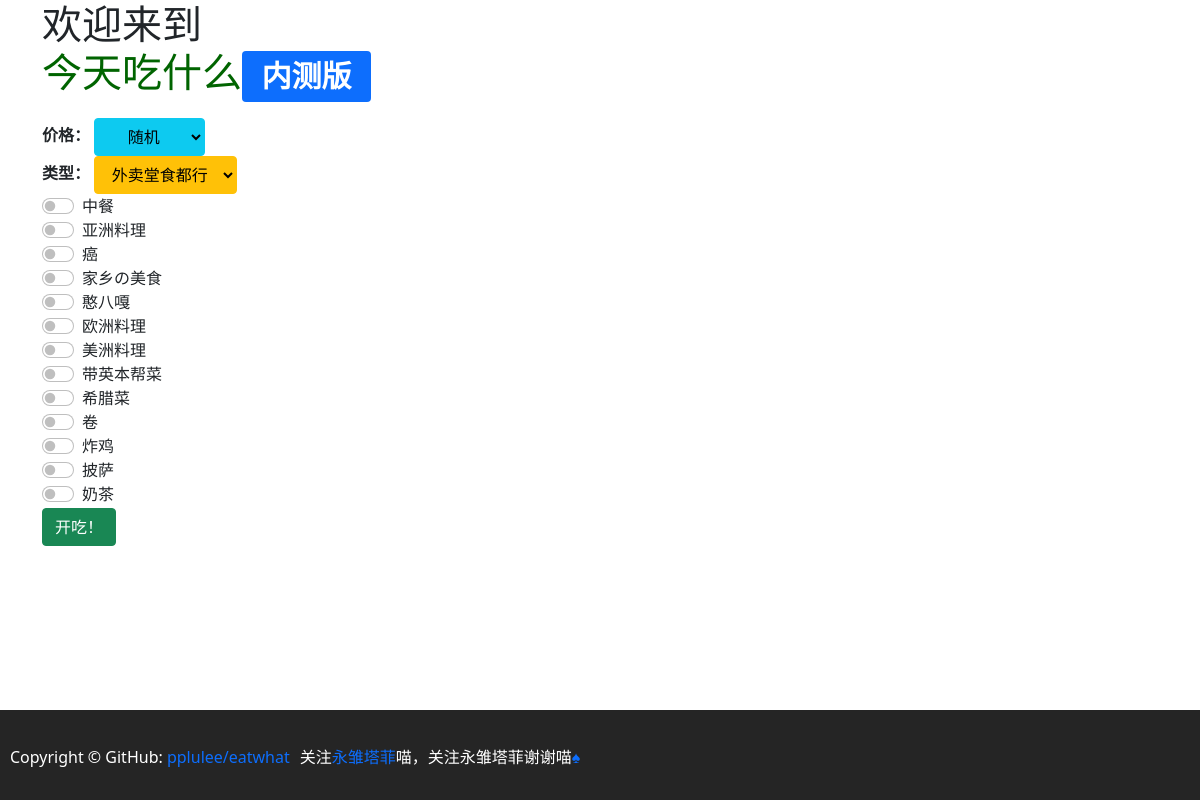
Before: / with the older database file.
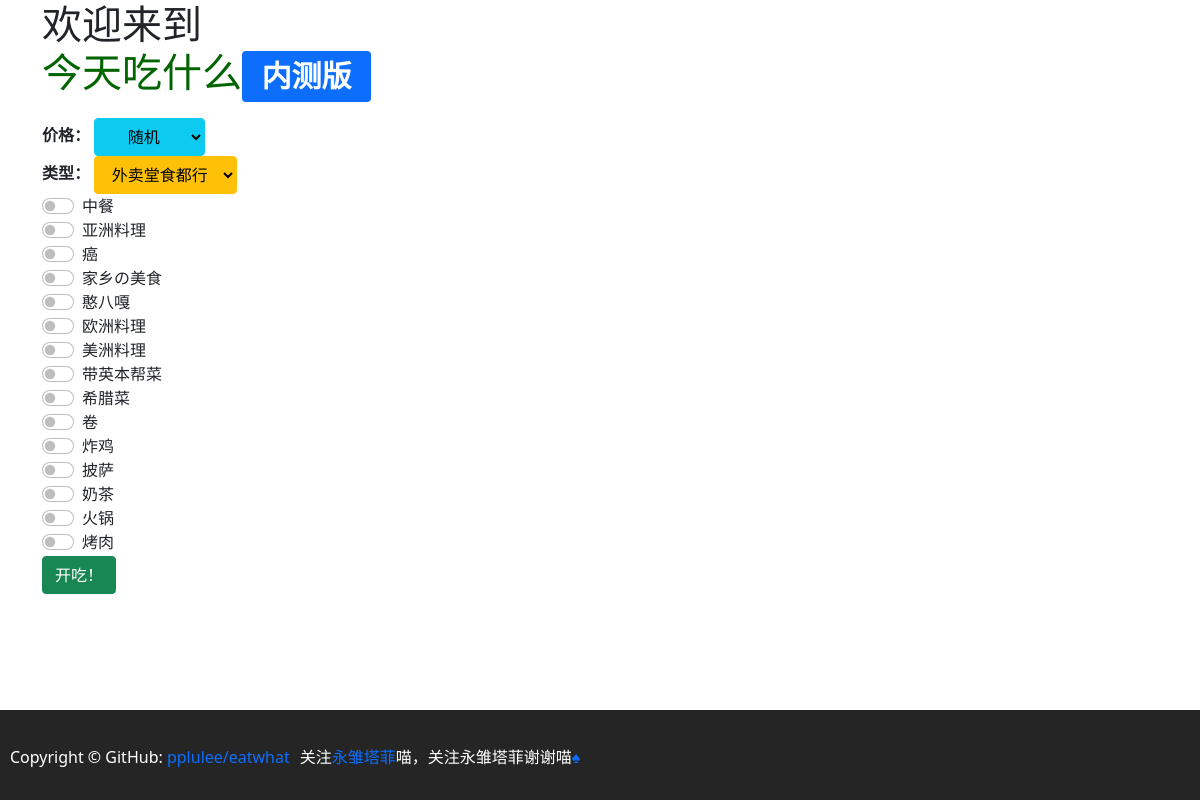
After: the same page with the newer database file.
### tables this page shows
CREATE TABLE `category` (
  `id` tinyint(3) unsigned NOT NULL AUTO_INCREMENT,
  `name` text NOT NULL,
  PRIMARY KEY (`id`)
);

### index.php (the view, shortened to what this page needs)
<?php
include("header.php");
?>
<html>
<head>
</head>
<body>
<div class="container">
    <div class="row align-items-start">
        <div class="col">
            <h1>欢迎来到<p style="color:darkgreen;">今天吃什么<span class="badge bg-primary">内测版</span></p></h1>
            <form action="" method="post">
                <b>价格：</b>
                <select class="btn btn-info dropdown-toggle" name="richness">
                    <option value=''>随机</option>
                    <br>
                    <?php
                    $result = mysqli_query($conn, "SELECT id,name FROM richness;");
                    $selected_item = (isset($_POST['submit'])) ? $_POST['richness'] : '0';
                    if (mysqli_num_rows($result) > 0) {
                        while ($row = mysqli_fetch_assoc($result)) {
                            $code = $selected_item == $row['id'] ? "selected" : "";
                            echo "<option $code value='{$row['id']}'>{$row['name']}</option><br>";
                        }
                    }
                    ?>
                </select>
                <br>
                <b>类型：</b>
                <select class="btn btn-warning dropdown-toggle" name="method">
                    <option value="both" <?php echo (isset($_POST['submit']) && $_POST['method'] == 'both') ? "selected" : ""; ?>>
                        外卖堂食都行
                    </option>
                </select>
                <br>
                <div class="form-check form-switch">
                    <?php
                    $result = mysqli_query($conn, "SELECT id,name FROM category;");
                    $selected_item = (isset($_POST['submit']) && isset($_POST['category'])) ? $_POST['category'] : array();
                    if (mysqli_num_rows($result) > 0) {
                        while ($row = mysqli_fetch_assoc($result)) {
                            $code = in_array($row['id'], $selected_item) ? "checked" : "";
                            echo "{$row['name']} <input $code class='form-check-input' type='checkbox' role='switch' name='category[]' value='{$row['id']}'><br>";
                        }
                    }
                    ?>
                </div>
                <button type="submit" name="submit" class="btn btn-success">开吃！</button>
            </form>
        </div>
    </div>
</div>
<?php
include("footer.php");
?>
</body>
</html>

Changed rows visible on the page:
added category: name "火锅"
added category: name "烤肉"
